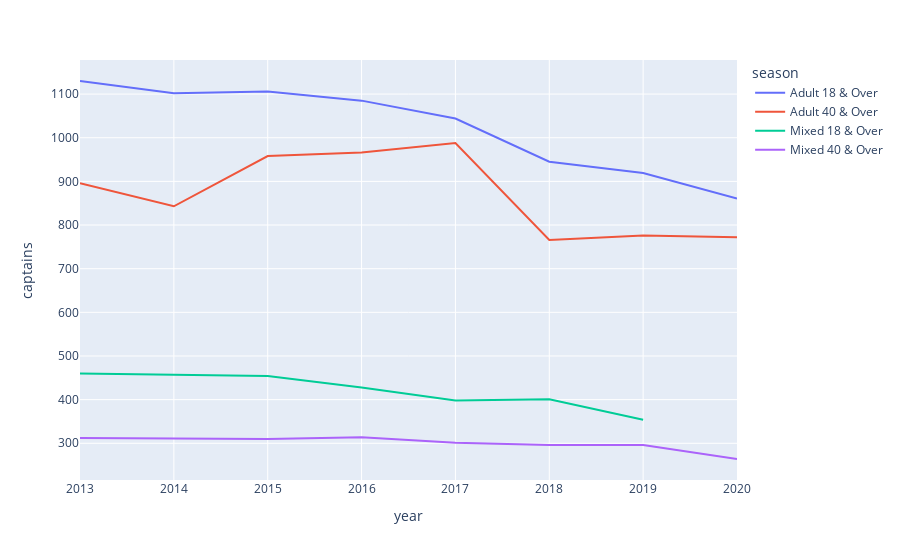
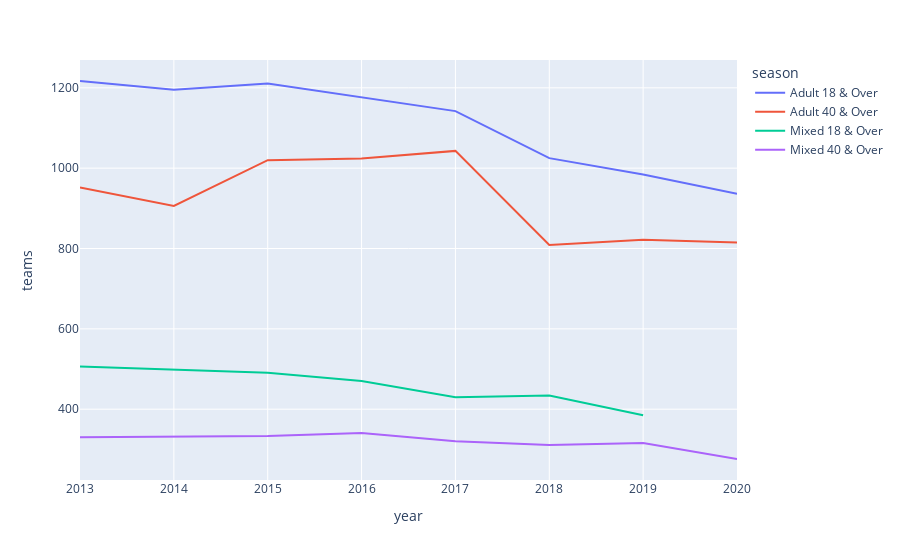
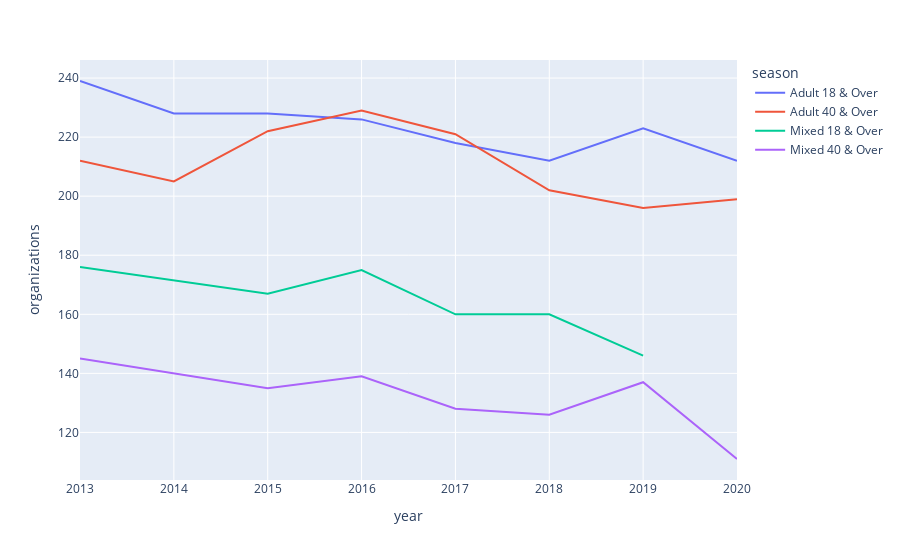

The cell these charts' notebook holds for them, in order:
### Code cell
df = df[df["captains"] > 0]
for col in ["captains", "teams", "organizations"]:
    px.line(
        df,
        x='year', 
        y=col,
        color="season"
    ).show()

### Figure 1 — Plotly figure (JSON) as saved in the notebook; plotly's stock layout.template omitted (floating-point values rounded to 4 significant figures)
{"data": [{"hovertemplate": "season=Adult 18 & Over<br>year=%{x}<br>captains=%{y}<extra></extra>", "legendgroup": "Adult 18 & Over", "line": {"color": "#636efa", "dash": "solid"}, "mode": "lines", "name": "Adult 18 & Over", "showlegend": true, "type": "scatter", "x": ["2013", "2014", "2015", "2016", "2017", "2018", "2019", "2020"], "xaxis": "x", "y": [1130, 1102, 1106, 1085, 1044, 945, 919, 861], "yaxis": "y"}, {"hovertemplate": "season=Adult 40 & Over<br>year=%{x}<br>captains=%{y}<extra></extra>", "legendgroup": "Adult 40 & Over", "line": {"color": "#EF553B", "dash": "solid"}, "mode": "lines", "name": "Adult 40 & Over", "showlegend": true, "type": "scatter", "x": ["2013", "2014", "2015", "2016", "2017", "2018", "2019", "2020"], "xaxis": "x", "y": [896, 843, 958, 966, 988, 766, 776, 772], "yaxis": "y"}, {"hovertemplate": "season=Mixed 18 & Over<br>year=%{x}<br>captains=%{y}<extra></extra>", "legendgroup": "Mixed 18 & Over", "line": {"color": "#00cc96", "dash": "solid"}, "mode": "lines", "name": "Mixed 18 & Over", "showlegend": true, "type": "scatter", "x": ["2013", "2015", "2016", "2017", "2018", "2019"], "xaxis": "x", "y": [460, 454, 428, 398, 401, 354], "yaxis": "y"}, {"hovertemplate": "season=Mixed 40 & Over<br>year=%{x}<br>captains=%{y}<extra></extra>", "legendgroup": "Mixed 40 & Over", "line": {"color": "#ab63fa", "dash": "solid"}, "mode": "lines", "name": "Mixed 40 & Over", "showlegend": true, "type": "scatter", "x": ["2013", "2015", "2016", "2017", "2018", "2019", "2020"], "xaxis": "x", "y": [312, 310, 314, 301, 296, 296, 264], "yaxis": "y"}], "layout": {"legend": {"title": {"text": "season"}, "tracegroupgap": 0}, "margin": {"t": 60}, "xaxis": {"anchor": "y", "domain": [0, 1], "title": {"text": "year"}}, "yaxis": {"anchor": "x", "domain": [0, 1], "title": {"text": "captains"}}}}

### Figure 2 — Plotly figure (JSON) as saved in the notebook; plotly's stock layout.template omitted (floating-point values rounded to 4 significant figures)
{"data": [{"hovertemplate": "season=Adult 18 & Over<br>year=%{x}<br>teams=%{y}<extra></extra>", "legendgroup": "Adult 18 & Over", "line": {"color": "#636efa", "dash": "solid"}, "mode": "lines", "name": "Adult 18 & Over", "showlegend": true, "type": "scatter", "x": ["2013", "2014", "2015", "2016", "2017", "2018", "2019", "2020"], "xaxis": "x", "y": [1217, 1195, 1211, 1177, 1142, 1025, 984, 936], "yaxis": "y"}, {"hovertemplate": "season=Adult 40 & Over<br>year=%{x}<br>teams=%{y}<extra></extra>", "legendgroup": "Adult 40 & Over", "line": {"color": "#EF553B", "dash": "solid"}, "mode": "lines", "name": "Adult 40 & Over", "showlegend": true, "type": "scatter", "x": ["2013", "2014", "2015", "2016", "2017", "2018", "2019", "2020"], "xaxis": "x", "y": [952, 906, 1020, 1024, 1043, 809, 822, 815], "yaxis": "y"}, {"hovertemplate": "season=Mixed 18 & Over<br>year=%{x}<br>teams=%{y}<extra></extra>", "legendgroup": "Mixed 18 & Over", "line": {"color": "#00cc96", "dash": "solid"}, "mode": "lines", "name": "Mixed 18 & Over", "showlegend": true, "type": "scatter", "x": ["2013", "2015", "2016", "2017", "2018", "2019"], "xaxis": "x", "y": [506, 491, 470, 430, 434, 385], "yaxis": "y"}, {"hovertemplate": "season=Mixed 40 & Over<br>year=%{x}<br>teams=%{y}<extra></extra>", "legendgroup": "Mixed 40 & Over", "line": {"color": "#ab63fa", "dash": "solid"}, "mode": "lines", "name": "Mixed 40 & Over", "showlegend": true, "type": "scatter", "x": ["2013", "2015", "2016", "2017", "2018", "2019", "2020"], "xaxis": "x", "y": [330, 333, 341, 320, 311, 316, 276], "yaxis": "y"}], "layout": {"legend": {"title": {"text": "season"}, "tracegroupgap": 0}, "margin": {"t": 60}, "xaxis": {"anchor": "y", "domain": [0, 1], "title": {"text": "year"}}, "yaxis": {"anchor": "x", "domain": [0, 1], "title": {"text": "teams"}}}}

### Figure 3 — Plotly figure (JSON) as saved in the notebook; plotly's stock layout.template omitted (floating-point values rounded to 4 significant figures)
{"data": [{"hovertemplate": "season=Adult 18 & Over<br>year=%{x}<br>organizations=%{y}<extra></extra>", "legendgroup": "Adult 18 & Over", "line": {"color": "#636efa", "dash": "solid"}, "mode": "lines", "name": "Adult 18 & Over", "showlegend": true, "type": "scatter", "x": ["2013", "2014", "2015", "2016", "2017", "2018", "2019", "2020"], "xaxis": "x", "y": [239, 228, 228, 226, 218, 212, 223, 212], "yaxis": "y"}, {"hovertemplate": "season=Adult 40 & Over<br>year=%{x}<br>organizations=%{y}<extra></extra>", "legendgroup": "Adult 40 & Over", "line": {"color": "#EF553B", "dash": "solid"}, "mode": "lines", "name": "Adult 40 & Over", "showlegend": true, "type": "scatter", "x": ["2013", "2014", "2015", "2016", "2017", "2018", "2019", "2020"], "xaxis": "x", "y": [212, 205, 222, 229, 221, 202, 196, 199], "yaxis": "y"}, {"hovertemplate": "season=Mixed 18 & Over<br>year=%{x}<br>organizations=%{y}<extra></extra>", "legendgroup": "Mixed 18 & Over", "line": {"color": "#00cc96", "dash": "solid"}, "mode": "lines", "name": "Mixed 18 & Over", "showlegend": true, "type": "scatter", "x": ["2013", "2015", "2016", "2017", "2018", "2019"], "xaxis": "x", "y": [176, 167, 175, 160, 160, 146], "yaxis": "y"}, {"hovertemplate": "season=Mixed 40 & Over<br>year=%{x}<br>organizations=%{y}<extra></extra>", "legendgroup": "Mixed 40 & Over", "line": {"color": "#ab63fa", "dash": "solid"}, "mode": "lines", "name": "Mixed 40 & Over", "showlegend": true, "type": "scatter", "x": ["2013", "2015", "2016", "2017", "2018", "2019", "2020"], "xaxis": "x", "y": [145, 135, 139, 128, 126, 137, 111], "yaxis": "y"}], "layout": {"legend": {"title": {"text": "season"}, "tracegroupgap": 0}, "margin": {"t": 60}, "xaxis": {"anchor": "y", "domain": [0, 1], "title": {"text": "year"}}, "yaxis": {"anchor": "x", "domain": [0, 1], "title": {"text": "organizations"}}}}
